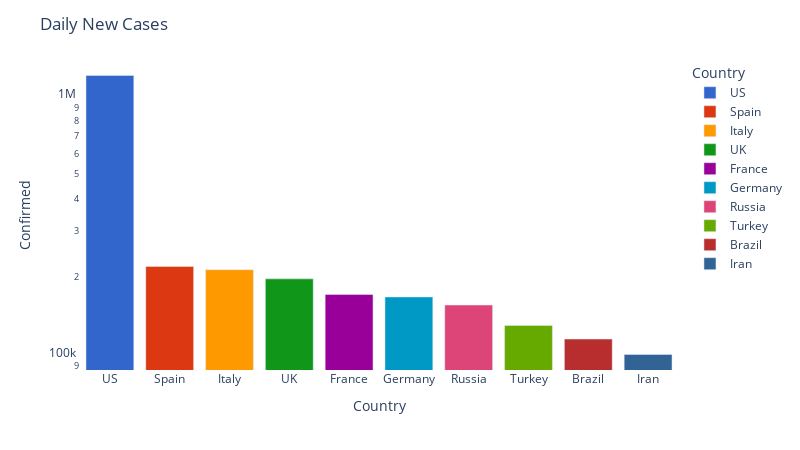

The notebook cell this image was saved under:
### Code cell
df = country_df.sort_values('Confirmed', ascending= False).head(10)
#df = top_countries_df(5)

fig = px.bar(df, x='Country', y='Confirmed', color='Country', color_discrete_sequence=px.colors.qualitative.G10)

fig.update_layout(
    title="Daily New Cases",
    autosize=False,
    width=800,
    height=450,
    plot_bgcolor='white')

fig.update_yaxes(type="log")
fig.show()

### Figure 1 — Plotly figure (JSON) as saved in the notebook; plotly's stock layout.template omitted (floating-point values rounded to 4 significant figures)
{"data": [{"alignmentgroup": "True", "hovertemplate": "Country=%{x}<br>Confirmed=%{y}<extra></extra>", "legendgroup": "US", "marker": {"color": "#3366CC"}, "name": "US", "offsetgroup": "US", "orientation": "v", "showlegend": true, "textposition": "auto", "type": "bar", "x": ["US"], "xaxis": "x", "y": [1203673], "yaxis": "y"}, {"alignmentgroup": "True", "hovertemplate": "Country=%{x}<br>Confirmed=%{y}<extra></extra>", "legendgroup": "Spain", "marker": {"color": "#DC3912"}, "name": "Spain", "offsetgroup": "Spain", "orientation": "v", "showlegend": true, "textposition": "auto", "type": "bar", "x": ["Spain"], "xaxis": "x", "y": [219329], "yaxis": "y"}, {"alignmentgroup": "True", "hovertemplate": "Country=%{x}<br>Confirmed=%{y}<extra></extra>", "legendgroup": "Italy", "marker": {"color": "#FF9900"}, "name": "Italy", "offsetgroup": "Italy", "orientation": "v", "showlegend": true, "textposition": "auto", "type": "bar", "x": ["Italy"], "xaxis": "x", "y": [213013], "yaxis": "y"}, {"alignmentgroup": "True", "hovertemplate": "Country=%{x}<br>Confirmed=%{y}<extra></extra>", "legendgroup": "UK", "marker": {"color": "#109618"}, "name": "UK", "offsetgroup": "UK", "orientation": "v", "showlegend": true, "textposition": "auto", "type": "bar", "x": ["UK"], "xaxis": "x", "y": [196240], "yaxis": "y"}, {"alignmentgroup": "True", "hovertemplate": "Country=%{x}<br>Confirmed=%{y}<extra></extra>", "legendgroup": "France", "marker": {"color": "#990099"}, "name": "France", "offsetgroup": "France", "orientation": "v", "showlegend": true, "textposition": "auto", "type": "bar", "x": ["France"], "xaxis": "x", "y": [170687], "yaxis": "y"}, {"alignmentgroup": "True", "hovertemplate": "Country=%{x}<br>Confirmed=%{y}<extra></extra>", "legendgroup": "Germany", "marker": {"color": "#0099C6"}, "name": "Germany", "offsetgroup": "Germany", "orientation": "v", "showlegend": true, "textposition": "auto", "type": "bar", "x": ["Germany"], "xaxis": "x", "y": [167007], "yaxis": "y"}, {"alignmentgroup": "True", "hovertemplate": "Country=%{x}<br>Confirmed=%{y}<extra></extra>", "legendgroup": "Russia", "marker": {"color": "#DD4477"}, "name": "Russia", "offsetgroup": "Russia", "orientation": "v", "showlegend": true, "textposition": "auto", "type": "bar", "x": ["Russia"], "xaxis": "x", "y": [155370], "yaxis": "y"}, {"alignmentgroup": "True", "hovertemplate": "Country=%{x}<br>Confirmed=%{y}<extra></extra>", "legendgroup": "Turkey", "marker": {"color": "#66AA00"}, "name": "Turkey", "offsetgroup": "Turkey", "orientation": "v", "showlegend": true, "textposition": "auto", "type": "bar", "x": ["Turkey"], "xaxis": "x", "y": [129491], "yaxis": "y"}, {"alignmentgroup": "True", "hovertemplate": "Country=%{x}<br>Confirmed=%{y}<extra></extra>", "legendgroup": "Brazil", "marker": {"color": "#B82E2E"}, "name": "Brazil", "offsetgroup": "Brazil", "orientation": "v", "showlegend": true, "textposition": "auto", "type": "bar", "x": ["Brazil"], "xaxis": "x", "y": [114715], "yaxis": "y"}, {"alignmentgroup": "True", "hovertemplate": "Country=%{x}<br>Confirmed=%{y}<extra></extra>", "legendgroup": "Iran", "marker": {"color": "#316395"}, "name": "Iran", "offsetgroup": "Iran", "orientation": "v", "showlegend": true, "textposition": "auto", "type": "bar", "x": ["Iran"], "xaxis": "x", "y": [99970], "yaxis": "y"}], "layout": {"autosize": false, "barmode": "relative", "height": 450, "legend": {"title": {"text": "Country"}, "tracegroupgap": 0}, "margin": {"t": 60}, "plot_bgcolor": "white", "title": {"text": "Daily New Cases"}, "width": 800, "xaxis": {"anchor": "y", "categoryarray": ["US", "Spain", "Italy", "UK", "France", "Germany", "Russia", "Turkey", "Brazil", "Iran"], "categoryorder": "array", "domain": [0, 1], "title": {"text": "Country"}}, "yaxis": {"anchor": "x", "domain": [0, 1], "title": {"text": "Confirmed"}, "type": "log"}}}
